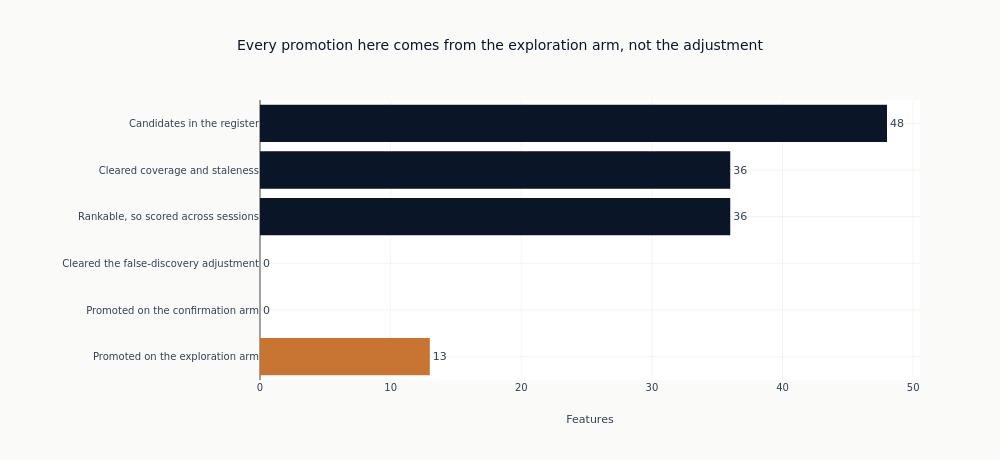

Notebook source saved alongside this figure:
### Markdown cell above
### What the search kept, stage by stage

What was searched, what came through each stage, and what each arm of the
promotion rule contributed. Drawn rather than printed, because the size of the
drop between consecutive bars is what a reader is meant to weigh, and separating
the two arms is what shows whether a rule written as a disjunction behaves like
one.

### Code cell
arm_counts = {
    note: len([f for f, (d, n) in triage.items() if d == "PROCEED" and n == note])
    for note in ("fdr_significant", "stable_and_above_threshold")
}
funnel_stages = [
    ("Candidates in the register", len(all_feature_cols), COLORS["blue"]),
    ("Cleared coverage and staleness", n_pass, COLORS["blue"]),
    ("Rankable, so scored across sessions", n_searched, COLORS["blue"]),
    ("Cleared the false-discovery adjustment", n_significant_fdr, COLORS["blue"]),
    ("Promoted on the confirmation arm", arm_counts["fdr_significant"], COLORS["copper"]),
    (
        "Promoted on the exploration arm",
        arm_counts["stable_and_above_threshold"],
        COLORS["copper"],
    ),
]
fig = go.Figure(
    go.Bar(
        x=[count for _, count, _ in funnel_stages],
        y=[stage for stage, _, _ in funnel_stages],
        orientation="h",
        marker_color=[color for _, _, color in funnel_stages],
        text=[str(count) for _, count, _ in funnel_stages],
        textposition="outside",
    )
)
fig.update_layout(
    title="Every promotion here comes from the exploration arm, not the adjustment",
    xaxis_title="Features",
    height=460,
    width=1000,
    margin={"l": 260, "r": 80},
    showlegend=False,
)
fig.update_yaxes(autorange="reversed")
fig.show()
print("Promoted features, with the arm that promoted each:")
for f in proceed_features:
    print(
        f"  {f:28s} IC={ic_results[f]['mean_ic']:+.4f}"
        f"  Newey-West t={ic_results[f]['t_stat']:+.2f}"
        f"  [{families[f]}, {triage[f][1]}]"
    )

### Figure 1 — Plotly figure (JSON) as saved in the notebook; plotly's stock layout.template omitted (floating-point values rounded to 4 significant figures)
{"data": [{"marker": {"color": ["#0a1628", "#0a1628", "#0a1628", "#0a1628", "#C87533", "#C87533"]}, "orientation": "h", "text": ["48", "36", "36", "0", "0", "13"], "textposition": "outside", "type": "bar", "x": [48, 36, 36, 0, 0, 13], "y": ["Candidates in the register", "Cleared coverage and staleness", "Rankable, so scored across sessions", "Cleared the false-discovery adjustment", "Promoted on the confirmation arm", "Promoted on the exploration arm"]}], "layout": {"height": 460, "margin": {"l": 260, "r": 80}, "showlegend": false, "title": {"text": "Every promotion here comes from the exploration arm, not the adjustment"}, "width": 1000, "xaxis": {"title": {"text": "Features"}}, "yaxis": {"autorange": "reversed"}}}
